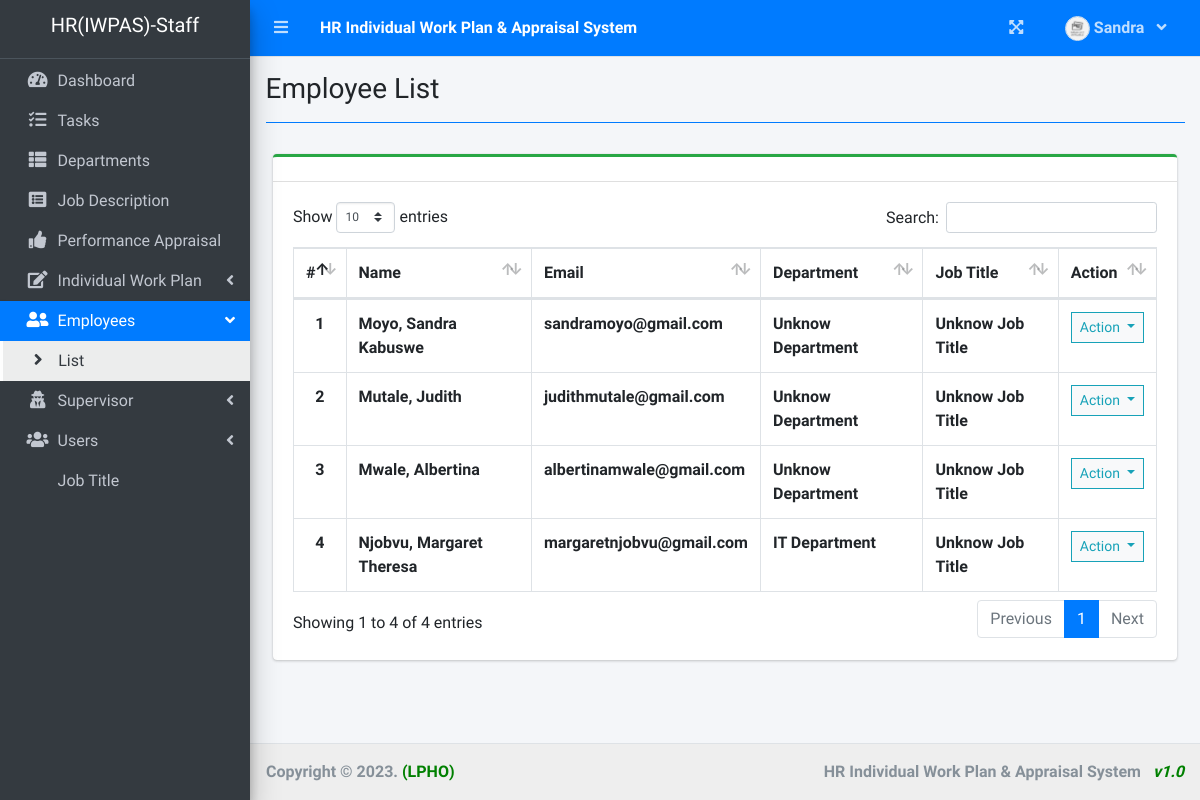
The app's page /index.php?page=employee_list (signed in), older data.
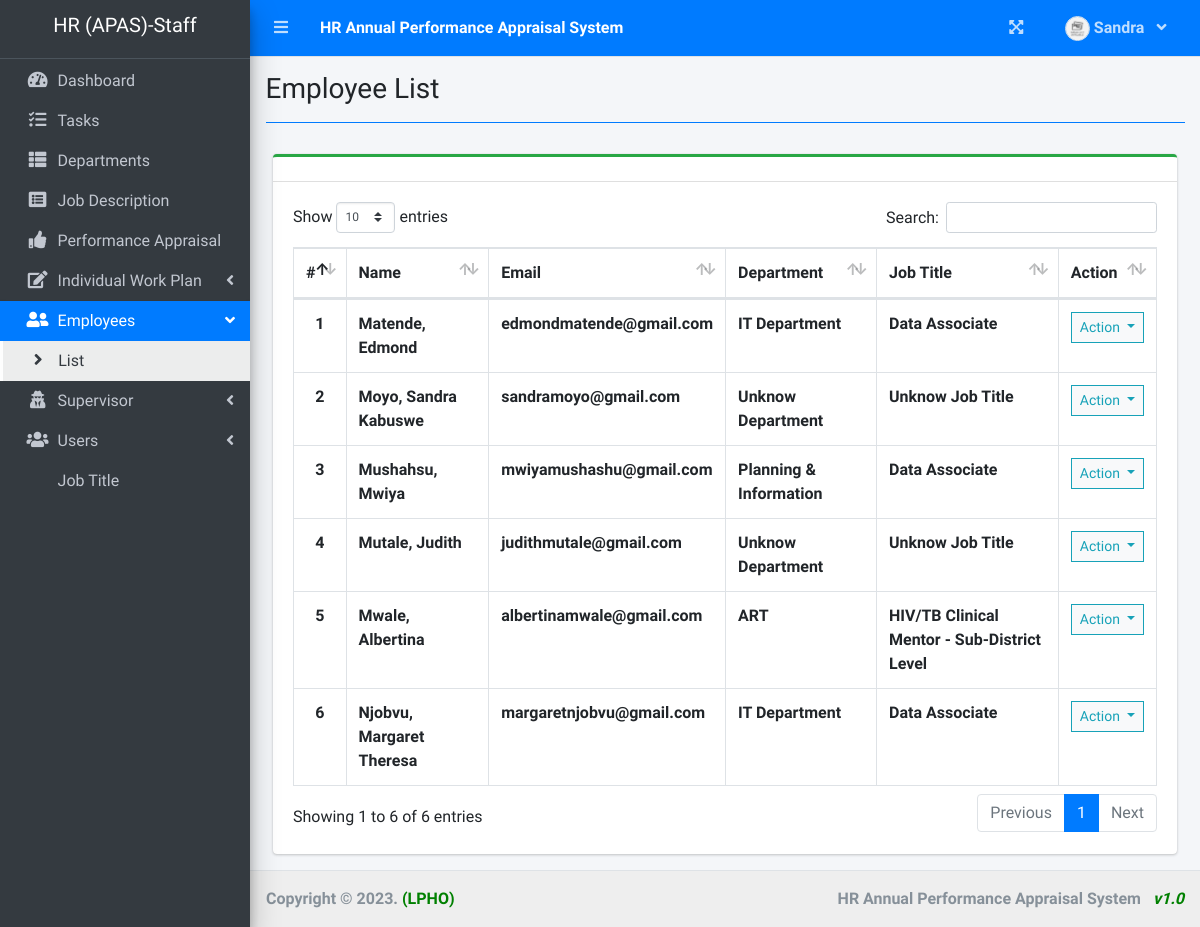
The same page, newer data.
### tables this page shows
CREATE TABLE `employee_list` (
  `id` int(30) NOT NULL,
  `employee_id` varchar(50) NOT NULL,
  `firstname` varchar(200) NOT NULL,
  `middlename` varchar(200) NOT NULL,
  `lastname` varchar(200) NOT NULL,
  `email` varchar(200) NOT NULL,
  `password` text NOT NULL,
  `sex` varchar(25) NOT NULL,
  `dob` date DEFAULT NULL,
  `station` varchar(50) NOT NULL,
  `sup_lv_id` int(10) NOT NULL,
  `department_id` int(30) NOT NULL,
  `j_title_id` int(30) NOT NULL,
  `supervisor_id` int(30) NOT NULL,
  `ministry` varchar(50) NOT NULL,
  `section` varchar(50) NOT NULL,
  `staff_no` text NOT NULL,
  `avatar` text DEFAULT NULL,
  `date_created` datetime NOT NULL DEFAULT current_timestamp()
);

### employee_list.php (the view, shortened to what the changed rows need)
<?php include 'db_connect.php' ?>
<div class="col-lg-12">
	<div class="card card-outline card-success">
		<div class="card-header">
		</div>
		<div class="card-body">
			<table class="table tabe-hover table-bordered" id="list">
				<thead>
					<tr>
						<th class="text-center">#</th>
						<th>Name</th>
						<th>Email</th>
						<th>Department</th>
						<th>Job Title</th>
						<th>Action</th>
					</tr>
				</thead>
				<tbody>
					<?php
					$i = 1;
					$j_title = $conn->query("SELECT * FROM job_description ");
					$design_arr[0] = "Unset";
					while ($row = $j_title->fetch_assoc()) {
						$design_arr[$row['job_id']] = $row['j_title'];
					}
					$departments = $conn->query("SELECT * FROM department_list ");
					$dept_arr[0] = "Unset";
					while ($row = $departments->fetch_assoc()) {
						$dept_arr[$row['id']] = $row['department'];
					}
					$qry = $conn->query("SELECT *,concat(lastname,', ',firstname,' ',middlename) as name FROM employee_list order by concat(lastname,', ',firstname,' ',middlename) asc");
					while ($row = $qry->fetch_assoc()) :
					?>
						<tr>
							<th class="text-center"><?php echo $i++ ?></th>
							<td><b><?php echo ucwords($row['name']) ?></b></td>
							<td><b><?php echo $row['email'] ?></b></td>
							<td><b><?php echo isset($dept_arr[$row['department_id']]) ? $dept_arr[$row['department_id']] : 'Unknow Department' ?></b></td>
							<td><b><?php echo isset($design_arr[$row['j_title_id']]) ? $design_arr[$row['j_title_id']] : 'Unknow Job Title' ?></b></td>
							<td class="text-center">
								<button type="button" class="btn btn-default btn-sm btn-flat border-info wave-effect text-info dropdown-toggle" data-toggle="dropdown" aria-expanded="true">
									Action
								</button>
							</td>
						</tr>
					<?php endwhile; ?>
				</tbody>
			</table>
		</div>
	</div>
</div>

### index.php (shortened to what the changed rows need)
<!DOCTYPE html>
<html lang="en">
<?php
include 'header.php'
?>
<body class="hold-transition sidebar-mini layout-fixed layout-navbar-fixed layout-footer-fixed">
  <div class="wrapper">
    <?php include 'topbar.php' ?>
    <?php include 'sidebar.php' ?>
    <div class="content-wrapper">
      <section class="content">
        <div class="container-fluid">
          <?php
          $page = isset($_GET['page']) ? $_GET['page'] : 'home';
          if (!file_exists($page . ".php")) {
            include '404.html';
          } else {
            include $page . '.php';
          }
          ?>
        </div>
      </section>
    </div>
    <footer class="main-footer" style="background-color: #eee">
      <div class="float-right d-none d-sm-inline-block">
        <b><?php echo $_SESSION['system']['name'] ?> &nbsp; <i style="color: green">v1.0</i></b>
      </div>
    </footer>
  </div>
</body>
</html>

### topbar.php (shortened to what the changed rows need)
<nav class="main-header navbar navbar-expand navbar-primary navbar-dark ">
  <ul class="navbar-nav">
    <li>
      <a class="nav-link text-white"  href="./" role="button"> <large><b><?php echo $_SESSION['system']['name'] ?></b></large></a>
    </li>
  </ul>
</nav>

### sidebar.php (shortened to what the changed rows need)
<aside class="main-sidebar sidebar-dark-primary elevation-4">
  <div class="dropdown">
    <a href="./" class="brand-link">
      <?php if ($_SESSION['login_type'] == 2) : ?>
        <h5 class="short-form" style="text-align: center"><?php echo $_SESSION['system']['short_form'] ?>-Admin</h5>
      <?php elseif ($_SESSION['login_type'] == 1) : ?>
        <h5 class="short-form" style="text-align: center"><?php echo $_SESSION['system']['short_form'] ?>-Supervisor</h5>
      <?php else : ?>
        <h5 class="short-form" style="text-align: center"><?php echo $_SESSION['system']['short_form'] ?>-Staff</h5>
      <?php endif; ?>
    </a>
  </div>
</aside>

Row changes from the older to the newer data that the page shows:
added employee_list: name "Matende, Edmond", email "edmondmatende@gmail.com", department "IT Department", j_title "Data Associate"
added employee_list: name "Mushahsu, Mwiya", email "mwiyamushashu@gmail.com", department "Planning & Information", j_title "Data Associate"
changed employee_list "albertinamwale@gmail.com": department (not shown) → "ART"; j_title (not shown) → "HIV/TB Clinical Mentor - Sub-District Level"; no longer shows "Unknow Department"; no longer shows "Unknow Job Title"
changed employee_list "margaretnjobvu@gmail.com": j_title (not shown) → "Data Associate"; no longer shows "Unknow Job Title"
Text that changed along with them:
$_SESSION['system']['name']: "HR Individual Work Plan & Appraisal System" → "HR Annual Performance Appraisal System"
$_SESSION['system']['short_form']: "HR(IWPAS)" → "HR (APAS)"
text written by a page script: "Show entries Search: Showing 1 to 4 of 4 entries Previous 1 Next" → "Show entries Search: Showing 1 to 6 of 6 entries Previous 1 Next"
